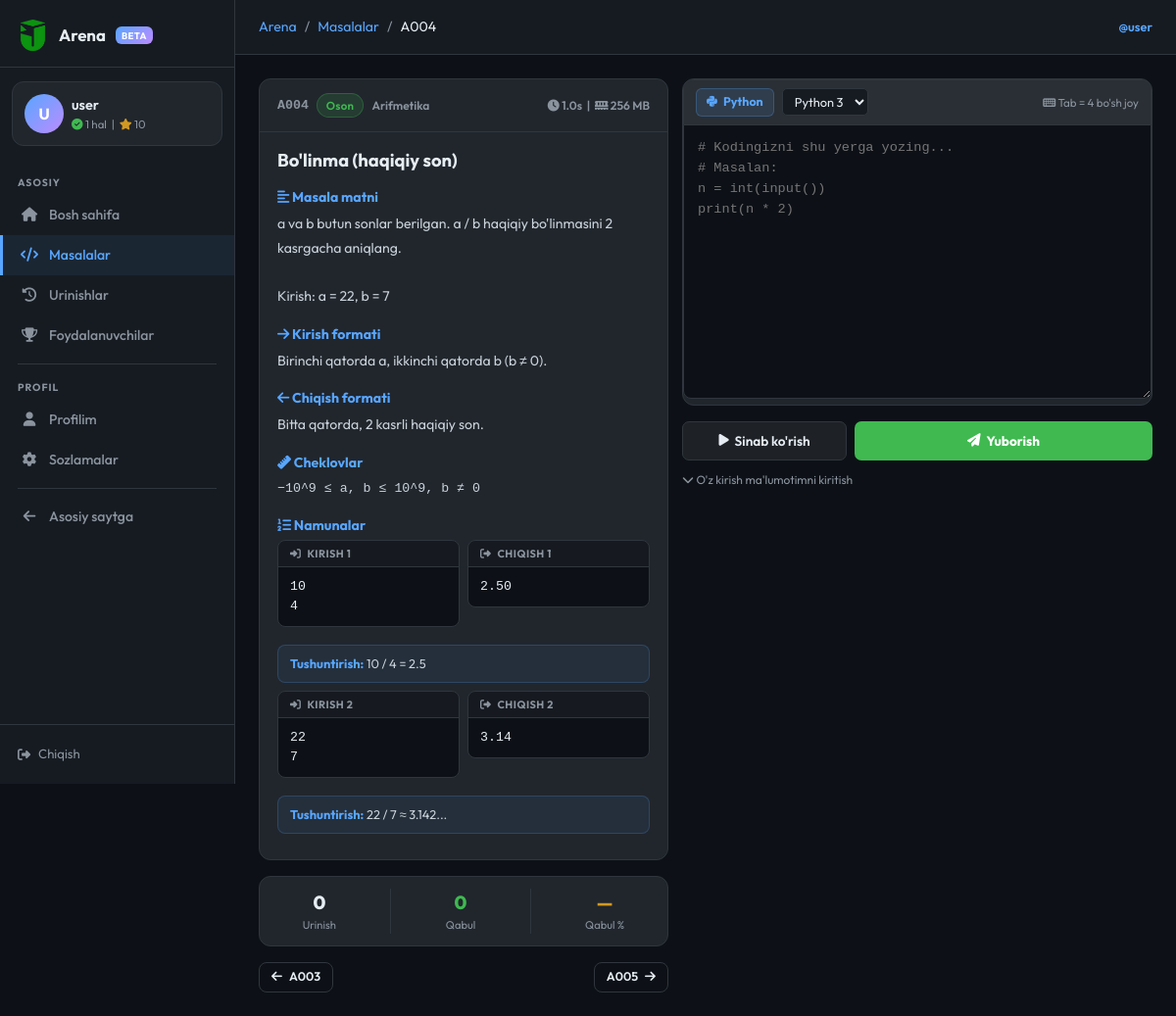
The app's page /arena/problems/4 (signed in), older data.
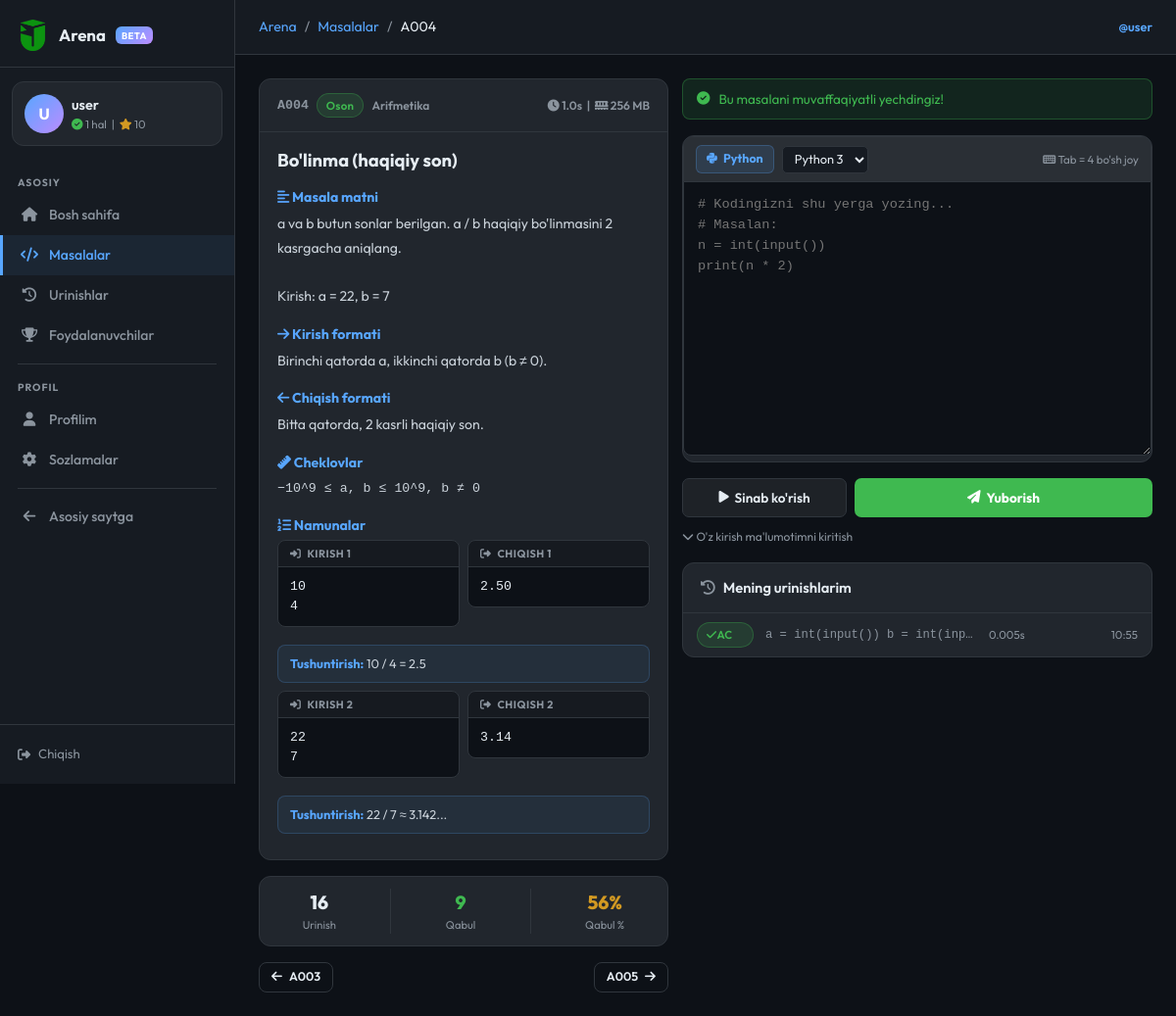
The same page, newer data.
### models.py (models this page shows)
class ArenaProblem(db.Model):
    __tablename__ = 'arena_problems'
    id = db.Column(db.Integer, primary_key=True)
    code = db.Column(db.String(10), unique=True, nullable=False)  # A001, M005
    title = db.Column(db.String(200), nullable=False)
    description = db.Column(db.Text, nullable=False)
    input_format = db.Column(db.Text, default='')
    output_format = db.Column(db.Text, default='')
    constraints = db.Column(db.Text, default='')
    examples = db.Column(db.Text, default='[]')  # JSON: [{input, output, explanation}]
    difficulty = db.Column(db.String(10), default='easy')   # easy / medium / hard
    category = db.Column(db.String(50), default='general')
    correct_answer = db.Column(db.Text, default='')          # for auto-grading
    time_limit = db.Column(db.Float, default=1.0)            # seconds (display)
    memory_limit = db.Column(db.Integer, default=256)        # MB (display)
    is_active = db.Column(db.Boolean, default=True)
    created_at = db.Column(db.DateTime, default=tashkent_now)
    accepted_count = db.Column(db.Integer, default=0)
    submission_count = db.Column(db.Integer, default=0)
    submissions = db.relationship('ArenaSubmission', backref='problem', lazy='dynamic')
    __table_args__ = (
        db.Index('ix_arena_problem_difficulty', 'difficulty'),
        db.Index('ix_arena_problem_category', 'category'),
        db.Index('ix_arena_problem_active', 'is_active'),
    )

class ArenaSubmission(db.Model):
    __tablename__ = 'arena_submissions'
    id = db.Column(db.Integer, primary_key=True)
    user_id = db.Column(db.Integer, db.ForeignKey('arena_users.id'), nullable=False)
    problem_id = db.Column(db.Integer, db.ForeignKey('arena_problems.id'), nullable=False)
    code = db.Column(db.Text, default='')            # submitted source code
    language = db.Column(db.String(20), default='python')
    answer = db.Column(db.Text, default='')          # program's stdout (for display)
    status = db.Column(db.String(5), default='PE')   # AC / WA / TLE / RE / CE / PE
    time_used = db.Column(db.Float, default=0.0)     # execution time in seconds
    error_msg = db.Column(db.Text, default='')       # stderr / error text
    submitted_at = db.Column(db.DateTime, default=tashkent_now)
    __table_args__ = (
        db.Index('ix_arena_sub_user', 'user_id'),
        db.Index('ix_arena_sub_problem', 'problem_id'),
        db.Index('ix_arena_sub_user_status', 'user_id', 'status'),
    )

### routes/arena.py (the view)
@arena_bp.route('/problems/<int:pid>')
def problem_detail(pid):
    problem = ArenaProblem.query.filter_by(id=pid, is_active=True).first_or_404()
    try:
        examples = json.loads(problem.examples or '[]')
    except (ValueError, TypeError):
        examples = []
    uid = session.get('arena_user_id')
    my_subs = []
    already_solved = False
    if uid:
        my_subs = (ArenaSubmission.query
                   .filter_by(user_id=uid, problem_id=pid)
                   .order_by(ArenaSubmission.submitted_at.desc())
                   .limit(10).all())
        already_solved = any(s.status == 'AC' for s in my_subs)
    prev_p = (ArenaProblem.query.filter_by(is_active=True)
              .filter(ArenaProblem.code < problem.code)
              .order_by(ArenaProblem.code.desc()).first())
    next_p = (ArenaProblem.query.filter_by(is_active=True)
              .filter(ArenaProblem.code > problem.code)
              .order_by(ArenaProblem.code.asc()).first())
    return render_template('arena/problem_detail.html',
                           problem=problem,
                           examples=examples,
                           my_subs=my_subs,
                           already_solved=already_solved,
                           prev_p=prev_p,
                           next_p=next_p)

### models.py (called while the page is built)
def tashkent_now():
    return datetime.utcnow() + timedelta(hours=5)

### routes/arena.py (called while the page is built)
def _current_user():
    uid = session.get('arena_user_id')
    if not uid:
        return None
    return ArenaUser.query.get(uid)

@arena_bp.context_processor
def _inject():
    u = _current_user()
    if u:
        u.last_seen = tashkent_now()
        try:
            db.session.commit()
        except Exception:
            db.session.rollback()
    return dict(arena_user=u)

### templates/arena/problem_detail.html (shortened to what the changed rows need)
{% extends "arena/base.html" %}
{% block breadcrumb %}
  <li class="breadcrumb-item"><a href="{{ url_for('arena.problems') }}">Masalalar</a></li>
  <li class="breadcrumb-item active">{{ problem.code }}</li>
{% endblock %}
{% block content %}
<div class="pd-wrap">
  <div>
    <div class="ar-card mb-3">
      <div class="ar-card-header justify-content-between">
        <div class="d-flex align-items-center gap-2">
          <span style="font-family:'Courier New',monospace; color:var(--ar-muted); font-size:.83rem;">{{ problem.code }}</span>
          <span class="ar-badge badge-{{ problem.difficulty }}">
            {% if problem.difficulty == 'easy' %}Oson{% elif problem.difficulty == 'medium' %}O'rta{% else %}Qiyin{% endif %}
          </span>
          <span style="font-size:.75rem; color:var(--ar-muted);">{{ problem.category }}</span>
        </div>
        <div style="font-size:.75rem; color:var(--ar-muted);">
          <i class="fas fa-clock"></i> {{ problem.time_limit }}s &nbsp;|&nbsp;
          <i class="fas fa-memory"></i> {{ problem.memory_limit }} MB
        </div>
      </div>
      <div class="ar-card-body">
        <h2 style="font-size:1.15rem; font-weight:700; margin:0 0 14px;">{{ problem.title }}</h2>
        <div class="problem-body">
          <h3><i class="fas fa-align-left"></i> Masala matni</h3>
          <p style="white-space:pre-wrap;">{{ problem.description }}</p>
          {% if problem.input_format %}
          <h3><i class="fas fa-arrow-right"></i> Kirish formati</h3>
          <p>{{ problem.input_format }}</p>
          {% endif %}
          {% if problem.output_format %}
          <h3><i class="fas fa-arrow-left"></i> Chiqish formati</h3>
          <p>{{ problem.output_format }}</p>
          {% endif %}
          {% if problem.constraints %}
          <h3><i class="fas fa-ruler"></i> Cheklovlar</h3>
          <p style="font-family:'Courier New',monospace; font-size:.83rem;">{{ problem.constraints }}</p>
          {% endif %}
          {% if examples %}
          <h3><i class="fas fa-list-ol"></i> Namunalar</h3>
          {% for ex in examples %}
          <div class="row g-2 mb-2">
            <div class="col-6">
              <div class="example-box">
                <div class="ex-head"><i class="fas fa-sign-in-alt"></i> Kirish {{ loop.index }}</div>
                <pre>{{ ex.input or '(bo\'sh)' }}</pre>
              </div>
            </div>
            <div class="col-6">
              <div class="example-box">
                <div class="ex-head"><i class="fas fa-sign-out-alt"></i> Chiqish {{ loop.index }}</div>
                <pre>{{ ex.output or '(bo\'sh)' }}</pre>
              </div>
            </div>
            {% if ex.explanation %}
            <div class="col-12">
              <div style="background:rgba(88,166,255,.07); border:1px solid rgba(88,166,255,.2); border-radius:8px; padding:9px 12px; font-size:.8rem; color:#c9d1d9;">
                <strong style="color:var(--ar-primary);">Tushuntirish:</strong> {{ ex.explanation }}
              </div>
            </div>
            {% endif %}
          </div>
          {% endfor %}
          {% endif %}
        </div>
      </div>
    </div>
    <div class="ar-card mb-3">
      <div class="ar-card-body" style="padding:12px 16px;">
        <div class="d-flex justify-content-around text-center">
          <div>
            <div style="font-size:1.2rem; font-weight:800; color:var(--ar-text);">{{ problem.submission_count }}</div>
            <div style="font-size:.7rem; color:var(--ar-muted);">Urinish</div>
          </div>
          <div>
            <div style="font-size:1.2rem; font-weight:800; color:var(--ar-green);">{{ problem.accepted_count }}</div>
            <div style="font-size:.7rem; color:var(--ar-muted);">Qabul</div>
          </div>
          <div>
            <div style="font-size:1.2rem; font-weight:800; color:var(--ar-yellow);">
              {% if problem.submission_count %}{{ (problem.accepted_count/problem.submission_count*100)|round|int }}%{% else %}—{% endif %}
            </div>
            <div style="font-size:.7rem; color:var(--ar-muted);">Qabul %</div>
          </div>
        </div>
      </div>
    </div>
  </div>
  <div class="editor-panel">
    {% if arena_user %}
      {% if already_solved %}
      <div class="ar-alert ar-alert-success mb-3" style="padding:10px 14px; font-size:.84rem;">
        <i class="fas fa-check-circle"></i> Bu masalani muvaffaqiyatli yechdingiz!
      </div>
      {% endif %}
      <div class="ar-card mb-3">
        <div class="editor-toolbar">
        </div>
        <textarea id="codeEditor" spellcheck="false" autocomplete="off" autocorrect="off"
                  placeholder="# Kodingizni shu yerga yozing...
# Masalan:
n = int(input())
print(n * 2)
"></textarea>
      </div>
      <div class="action-row">
        <button id="btnRun" class="btn-run" onclick="runCode()">
        </button>
        <button id="btnSubmit" class="btn-submit" onclick="submitCode()">
        </button>
      </div>
      <div style="margin-top:6px;">
        <button onclick="toggleStdin()" style="background:none; border:none; color:var(--ar-muted);
                font-size:.75rem; cursor:pointer; padding:0;">
        </button>
      </div>
    {% endif %}
    {% if my_subs %}
    <div class="ar-card mt-3">
      <div class="ar-card-header">
        <i class="fas fa-history" style="color:var(--ar-muted)"></i> Mening urinishlarim
      </div>
      <div>
        {% for s in my_subs %}
        <div class="sub-row sub-row-link" data-sid="{{ s.id }}">
          <span class="ar-badge badge-{{ s.status.lower() }}">
            {% if s.status == 'AC' %}<i class="fas fa-check"></i> AC
            {% elif s.status == 'WA' %}<i class="fas fa-times"></i> WA
            {% elif s.status == 'TLE' %}<i class="fas fa-clock"></i> TLE
            {% elif s.status == 'RE' %}<i class="fas fa-bug"></i> RE
            {% elif s.status == 'CE' %}<i class="fas fa-exclamation"></i> CE
            {% else %}<i class="fas fa-hourglass"></i> PE{% endif %}
          </span>
          <span class="sub-code-preview" title="{{ s.code }}">
            {{ (s.code or '')[:60] }}{% if (s.code or '')|length > 60 %}…{% endif %}
          </span>
          <span style="color:var(--ar-muted); font-size:.72rem; white-space:nowrap;">
            {% if s.time_used %}{{ s.time_used }}s{% endif %}
          </span>
          <span style="color:var(--ar-muted); font-size:.72rem; white-space:nowrap; text-align:right;">
            {{ s.submitted_at.strftime('%H:%M') }}
          </span>
        </div>
        {% endfor %}
      </div>
    </div>
    {% endif %}
  </div>
</div>
{% endblock %}

### templates/arena/base.html (shortened to what the changed rows need)
<!DOCTYPE html>
<html lang="uz">
<head>
  {% set _site_name = "Jahon School Arena — Asilbek Mirolimov" %}
  {% set _base_url  = (config.get("PUBLIC_BASE_URL","") or request.url_root).rstrip("/") %}
  {% set _default_desc = "Jahon School Arena — Asilbek Mirolimov tomonidan yaratilgan dasturlash platformasi. Masalalarni yeching, bilimingizni sinang, reytingda yuqoriga chiqing." %}
  {% set _default_kw   = "jahon school arena, jahon school test, asilbek mirolimov, arena, dasturlash, python, algoritmlar, online judge, bilim sinash, masala, kod, reyting, informatika, uzbekistan" %}
  {% set _og_image     = _base_url + url_for('static', filename='img/logo.png') %}
  <link href="https://cdn.jsdelivr.net/npm/bootstrap@5.3.0/dist/css/bootstrap.min.css" rel="stylesheet">
  <link rel="stylesheet" href="https://cdnjs.cloudflare.com/ajax/libs/font-awesome/6.4.0/css/all.min.css">
</head>
<body>
<aside class="ar-sidebar" id="arSidebar">
  <a class="ar-sidebar-logo" href="{{ url_for('arena.index') }}">
    <img src="{{ url_for('static', filename='img/logo.png') }}" alt="logo">
    <span>Arena</span>
    <span class="badge-arena">BETA</span>
  </a>
</aside>
<div class="ar-main">
  <div class="ar-topbar">
    <nav aria-label="breadcrumb">
      <ol class="breadcrumb">
        <li class="breadcrumb-item"><a href="{{ url_for('arena.index') }}">Arena</a></li>
        {% block breadcrumb %}{% endblock %}
      </ol>
    </nav>
  </div>
  <div class="ar-content">
    {% block content %}{% endblock %}
  </div>
</div>
</body>
</html>

Row changes from the older to the newer data that the page shows:
changed ArenaProblem "Bo'linma (haqiqiy son)": submission_count "0" → "16"; accepted_count "0" → "9"; accepted_count+submission_count (not shown) → "56"
added ArenaSubmission: status "AC" (drawn), code "a = int(input()) b = int(inp…", time_used "0.005", submitted_at "10:55"
Text that changed along with them:
text now shown: "% Bu masalani muvaffaqiyatli yechdingiz! Mening urinishlarim"
